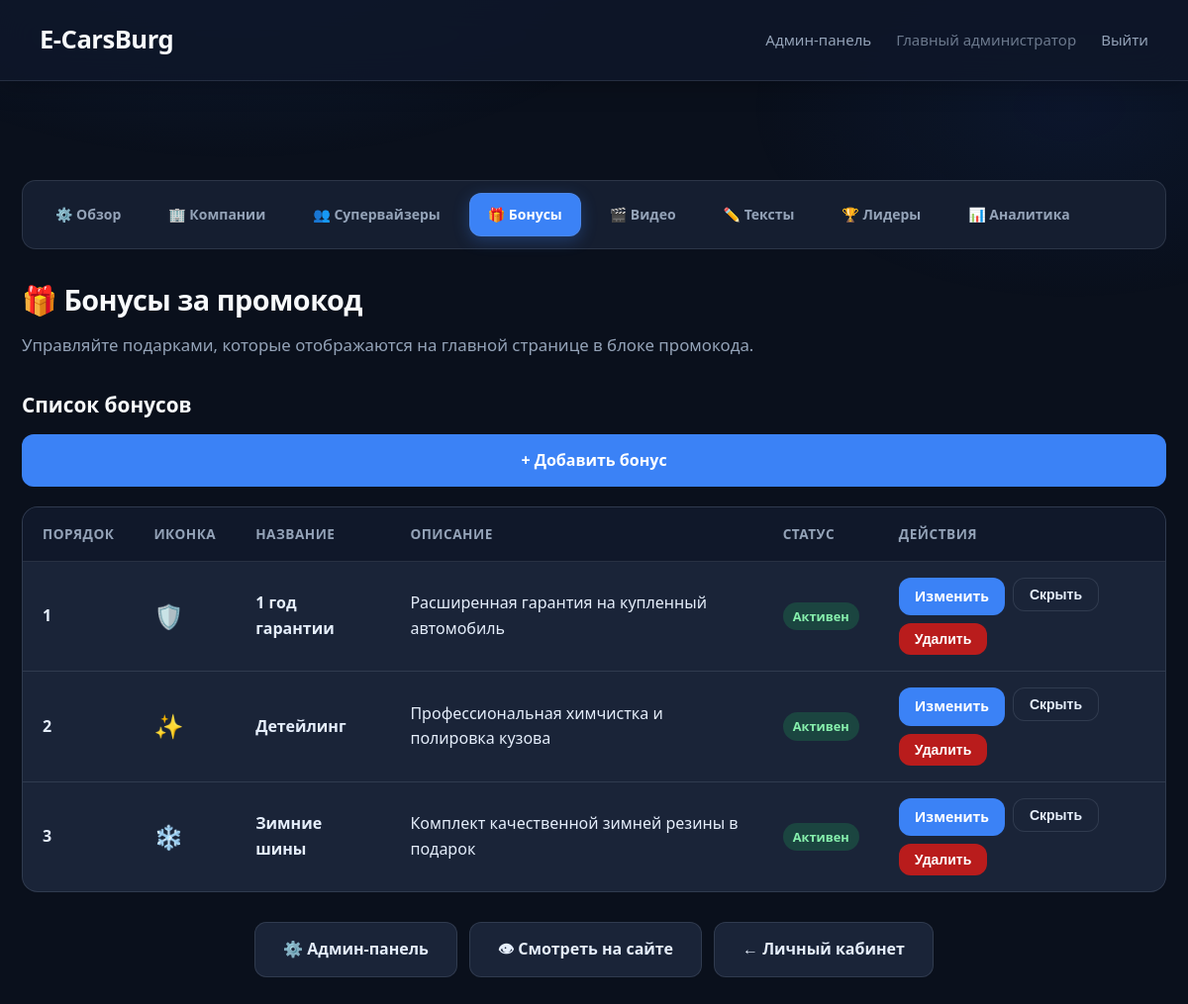
Screenshot of /admin/bonuses (signed in) with the database file from the repository.
### models.py (models this page shows, shortened)
class Company(Base):
    __tablename__ = 'companies'
    id: Mapped[int] = mapped_column(primary_key=True, index=True)
    name: Mapped[str] = mapped_column(String(100), nullable=False)
    slug: Mapped[str] = mapped_column(String(50), unique=True, index=True, nullable=False)
    description: Mapped[str] = mapped_column(Text, nullable=True)
    email: Mapped[str] = mapped_column(String(100), unique=True, nullable=False)
    password_hash: Mapped[str] = mapped_column(String(255), nullable=False)
    is_admin: Mapped[bool] = mapped_column(Boolean, default=False)
    role: Mapped[str] = mapped_column(String(20), default=ROLE_PARTNER, nullable=False, index=True)
    created_by_id: Mapped[int] = mapped_column(ForeignKey('companies.id'), nullable=True, index=True)
    created_at: Mapped[datetime] = mapped_column(DateTime, default=datetime.utcnow)
    clicks: Mapped[list["ClickEvent"]] = relationship(
        "ClickEvent",
        back_populates="company",
        cascade="all, delete-orphan"
    )
    created_by = relationship("Company", remote_side=[id], foreign_keys=[created_by_id])
    @property
    def is_authenticated(self):
        return True
    def get_role(self) -> str:
        if self.role:
            return self.role
        return ROLE_ADMIN if self.is_admin else ROLE_PARTNER
    @property
    def is_main_admin(self) -> bool:
        return self.get_role() == ROLE_ADMIN
    @property
    def role_label(self) -> str:
        return {
            ROLE_ADMIN: 'Главный администратор',
            ROLE_SUPERVISOR: 'Супервайзер',
            ROLE_PARTNER: 'Партнёр',
        }.get(self.get_role(), 'Пользователь')

class Bonus(Base):
    __tablename__ = 'bonuses'
    id: Mapped[int] = mapped_column(primary_key=True, index=True)
    icon: Mapped[str] = mapped_column(String(20), nullable=False, default='🎁')
    title: Mapped[str] = mapped_column(String(100), nullable=False)
    description: Mapped[str] = mapped_column(Text, nullable=True)
    sort_order: Mapped[int] = mapped_column(Integer, default=0, nullable=False)
    is_active: Mapped[bool] = mapped_column(Boolean, default=True, nullable=False)
    created_at: Mapped[datetime] = mapped_column(DateTime, default=datetime.utcnow)

### app.py (the view)
@app.route('/admin/bonuses')
@admin_required
def admin_bonuses():
    db = SessionLocal()
    try:
        ensure_default_bonuses(db)
        bonuses = db.query(Bonus).order_by(Bonus.sort_order.asc(), Bonus.id.asc()).all()
        return render_template('admin_bonuses.html', bonuses=bonuses)
    finally:
        db.close()

### app.py (called while the page is built)
@login_manager.user_loader
def load_user(user_id):
    db = SessionLocal()
    try:
        return db.get(Company, int(user_id))
    finally:
        db.close()

def admin_required(f):
    from functools import wraps
    @wraps(f)
    @login_required
    def decorated_function(*args, **kwargs):
        if not current_user.is_main_admin:
            flash('Доступ запрещён. Только для главного администратора.', 'error')
            return redirect(url_for('post_login_redirect'))
        return f(*args, **kwargs)
    return decorated_function

def ensure_default_bonuses(db):
    if db.query(Bonus).count() == 0:
        for item in DEFAULT_BONUSES:
            db.add(Bonus(**item, is_active=True))
        db.commit()

### templates/admin_bonuses.html (shortened to what this page needs)
{% extends "admin_base.html" %}
{% set active_nav = "bonuses" %}
{% block content %}
        <h1>🎁 Бонусы за промокод</h1>
        <p>Управляйте подарками, которые отображаются на главной странице в блоке промокода.</p>
        <div class="section-header">
            <h2>Список бонусов</h2>
            <a href="{{ url_for('admin_add_bonus') }}" class="btn btn-primary">+ Добавить бонус</a>
        </div>
        <table class="leaderboard-table">
            <thead>
                <tr>
                    <th>Порядок</th>
                    <th>Иконка</th>
                    <th>Название</th>
                    <th>Описание</th>
                    <th>Статус</th>
                    <th>Действия</th>
                </tr>
            </thead>
            <tbody>
                {% if bonuses %}
                    {% for bonus in bonuses %}
                    <tr class="{% if not bonus.is_active %}row-inactive{% endif %}">
                        <td><strong>{{ bonus.sort_order }}</strong></td>
                        <td style="font-size: 1.5em;">{{ bonus.icon }}</td>
                        <td><strong>{{ bonus.title }}</strong></td>
                        <td>{{ bonus.description or '—' }}</td>
                        <td>
                            {% if bonus.is_active %}
                                <span class="badge badge-success">Активен</span>
                            {% else %}
                                <span class="badge badge-muted">Скрыт</span>
                            {% endif %}
                        </td>
                        <td>
                            <div style="display: flex; gap: 8px; flex-wrap: wrap;">
                                <a href="{{ url_for('admin_edit_bonus', bonus_id=bonus.id) }}" class="btn btn-primary btn-small" style="text-decoration: none;">Изменить</a>
                                <form method="POST" action="{{ url_for('admin_toggle_bonus', bonus_id=bonus.id) }}" style="display: inline;">
                                    <button type="submit" class="btn btn-small">
                                        {% if bonus.is_active %}Скрыть{% else %}Показать{% endif %}
                                    </button>
                                </form>
                                <form method="POST" action="{{ url_for('admin_delete_bonus', bonus_id=bonus.id) }}" style="display: inline;" onsubmit="return confirm('Удалить бонус «{{ bonus.title }}»?')">
                                    <button type="submit" class="btn btn-danger btn-small">Удалить</button>
                                </form>
                            </div>
                        </td>
                    </tr>
                    {% endfor %}
                {% else %}
                    <tr>
                        <td colspan="6" class="no-data">Бонусов пока нет. Нажмите «Добавить бонус».</td>
                    </tr>
                {% endif %}
            </tbody>
        </table>
{% endblock %}
{% block footer_actions %}
        <div class="actions" style="margin-top: 30px;">
            <a href="{{ url_for('admin_dashboard') }}" class="btn">⚙️ Админ-панель</a>
            <a href="{{ url_for('index') }}" class="btn" target="_blank">👁 Смотреть на сайте</a>
            <a href="{{ url_for('dashboard') }}" class="btn">← Личный кабинет</a>
        </div>
{% endblock %}

### templates/admin_base.html (shortened to what this page needs)
<!DOCTYPE html>
<html lang="ru">
<head>
    <link rel="stylesheet" href="{{ url_for('static', filename='style.css') }}">
</head>
<body class="admin-theme">
    <nav class="top-nav">
        <a href="{{ url_for('index') }}" class="nav-brand">E-CarsBurg</a>
        <div class="nav-links">
            {% if current_user.is_main_admin %}
                <a href="{{ url_for('admin_dashboard') }}" class="nav-link">Админ-панель</a>
            {% elif current_user.is_supervisor %}
                <a href="{{ url_for('admin_companies') }}" class="nav-link">Панель супервайзера</a>
            {% endif %}
            <span class="nav-link" style="opacity:0.7;">{{ current_user.role_label }}</span>
            <a href="{{ url_for('logout') }}" class="nav-link">Выйти</a>
        </div>
    </nav>
    <div class="container {% block container_class %}wide{% endblock %}">
        <nav class="admin-nav" aria-label="Разделы админки">
            {% if current_user.is_main_admin %}
                <a href="{{ url_for('admin_dashboard') }}" class="btn {% if active_nav == 'dashboard' %}active{% endif %}">⚙️ Обзор</a>
                <a href="{{ url_for('admin_companies') }}" class="btn {% if active_nav == 'companies' %}active{% endif %}">🏢 Компании</a>
                <a href="{{ url_for('admin_supervisors') }}" class="btn {% if active_nav == 'supervisors' %}active{% endif %}">👥 Супервайзеры</a>
                <a href="{{ url_for('admin_bonuses') }}" class="btn {% if active_nav == 'bonuses' %}active{% endif %}">🎁 Бонусы</a>
                <a href="{{ url_for('admin_media') }}" class="btn {% if active_nav == 'media' %}active{% endif %}">🎬 Видео</a>
                <a href="{{ url_for('admin_texts') }}" class="btn {% if active_nav == 'texts' %}active{% endif %}">✏️ Тексты</a>
                <a href="{{ url_for('admin_leaderboard') }}" class="btn {% if active_nav == 'leaderboard' %}active{% endif %}">🏆 Лидеры</a>
                <a href="{{ url_for('admin_analytics') }}" class="btn {% if active_nav == 'analytics' %}active{% endif %}">📊 Аналитика</a>
            {% elif current_user.is_supervisor %}
                <a href="{{ url_for('admin_companies') }}" class="btn {% if active_nav == 'companies' %}active{% endif %}">🏢 Мои компании</a>
                <a href="{{ url_for('admin_add_company') }}" class="btn {% if active_nav == 'add_company' %}active{% endif %}">➕ Создать компанию</a>
            {% endif %}
        </nav>
        {% block content %}{% endblock %}
        {% block footer_actions %}{% endblock %}
    </div>
</body>
</html>

### rows the page displays
Company: role_label "Главный администратор"
Bonus: sort_order "1", icon "🛡️", title "1 год гарантии", description "Расширенная гарантия на купленный автомобиль", is_active "Активен"
Bonus: sort_order "2", icon "✨", title "Детейлинг", description "Профессиональная химчистка и полировка кузова", is_active "Активен"
Bonus: sort_order "3", icon "❄️", title "Зимние шины", description "Комплект качественной зимней резины в подарок", is_active "Активен"
